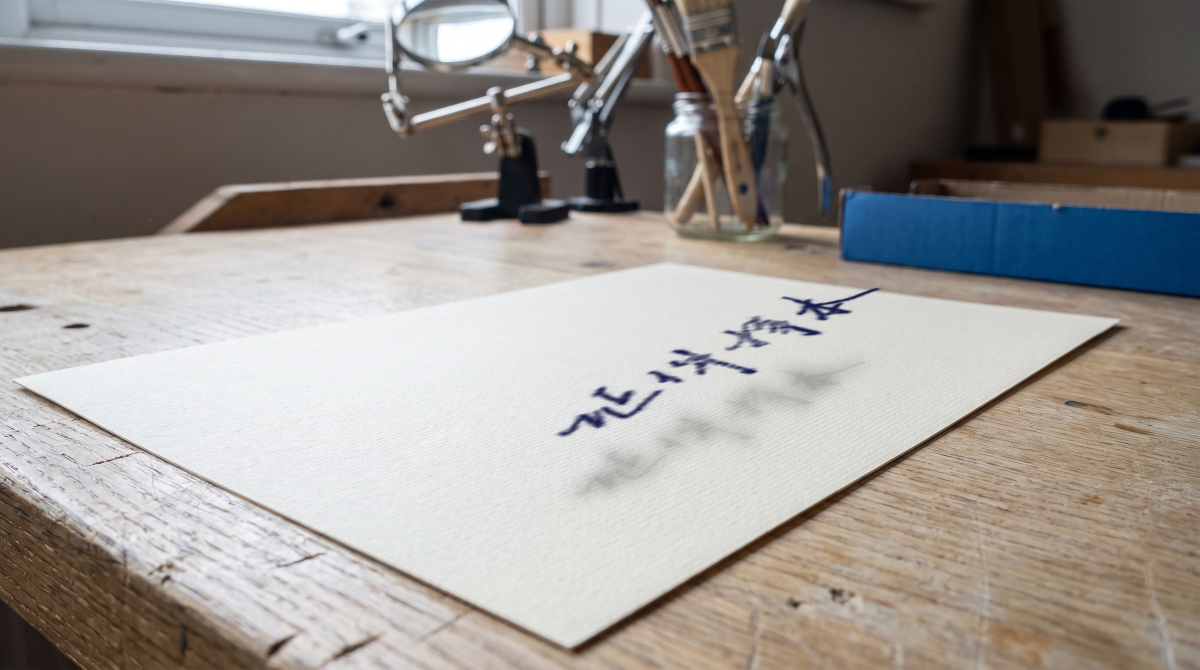
#> input picture design/assets/hero.jpg, 2400 x 1339 px (shown at 1/2 size)
$ python make_readme_banner.py
#> lines starting #> are read from the running program, lines starting #| are printed output that depends on the picture
#!/usr/bin/env python3
"""Compose the README banner.

Built from the project's own photography rather than generated, and assembled
here so it can be changed without re-running an image service.

The source is `hero-plate.jpg`, the clean plate of the same scene as
`hero.jpg` — the sheet is blank in it. The earlier banner used `hero.jpg`,
whose handwriting reads 证件样本 ("ID document sample"), which is not what a
banner for this project should say. Removing it by inpainting made a mess of
the paper; using the plate that was shot for exactly this purpose does not.

The handwriting is set in La Belle Aurore, chosen over Caveat and Zeyada by
rendering all three on the paper at final size: Caveat is too upright to read
as a signature and Zeyada too loose to read at all. Its ink colour is measured
from the pen in the original photograph, not picked.

The soft shadow under the strokes is the point of the whole image: ink lifted
off the page, casting a contact shadow onto the paper it came from.

Fonts are fetched at build time into a cache directory; nothing here is
committed except the finished JPEG.
"""
import pathlib
import re
import sys
import urllib.request
from PIL import Image, ImageDraw, ImageFilter, ImageFont

ROOT = pathlib.Path(__file__).resolve().parent.parent
PLATE = ROOT / "design/assets/hero-plate.jpg"
HERO = ROOT / "design/assets/hero.jpg"
GLYPH = ROOT / "design/logo/glyph-1024.png"
OUT = ROOT / "design/assets/readme-banner.jpg"
CACHE = pathlib.Path(
    __import__("tempfile").gettempdir()
) / "inklift-banner-fonts"

W, H = 2560, 640
PRUSSIAN = (0x2B, 0x64, 0x86)
RAG700 = (0x4E, 0x48, 0x42)
# the paper recedes to the right; its rules run at this angle
PAPER_TILT = 9.6


def font(family: str, size: int) -> ImageFont.FreeTypeFont:
    """Fetch a Google font once, then reuse it."""
    CACHE.mkdir(parents=True, exist_ok=True)
    path = CACHE / f"{family.replace(' ', '')}.ttf"
    if not path.exists():
        css_url = f"https://fonts.googleapis.com/css?family={family.replace(' ', '+')}"
        req = urllib.request.Request(css_url, headers={"User-Agent": "Mozilla/4.0"})
        css = urllib.request.urlopen(req, timeout=40).read().decode()
        m = re.search(r"https://[^)]+\.ttf", css)
        if not m:
            sys.exit(f"no TTF found for {family}")
        path.write_bytes(urllib.request.urlopen(m.group(0), timeout=40).read())
    return ImageFont.truetype(str(path), size)


def pen_colour() -> tuple:
    """The real ink from the original photograph, averaged over its darkest core."""
    hero = Image.open(HERO).convert("RGB")
#> hero is the input picture: PIL image 2400x1339 RGB; mean R, G, B 153.4, 148.3, 143.6
    px = [hero.getpixel((x, y)) for y in range(560, 960, 3) for x in range(1100, 1800, 3)]
#> px = 31356 items
    px.sort(key=sum)
    core = px[:400]
#> core = 400 items, first 6: (28, 9, 0), (38, 19, 4), (35, 21, 10), (39, 21, 7), (41, 22, 8), (37, 23, 12)
    return tuple(sum(c[i] for c in core) // len(core) for i in range(3))


def handwriting(text: str, ink: tuple) -> Image.Image:
    """The word, its contact shadow, and the tilt of the page it sits on."""
    f = font("La Belle Aurore", 172)
    pad = 120
    box = Image.new("RGBA", (1500, 460), (0, 0, 0, 0))
    ImageDraw.Draw(box).text((pad, pad), text, font=f, fill=ink + (255,))

    # the shadow is the same strokes, dropped and softened — cast by ink that
    # has left the paper rather than printed on it
    shadow = Image.new("RGBA", box.size, (0, 0, 0, 0))
    ImageDraw.Draw(shadow).text((pad - 8, pad + 34), text, font=f, fill=(74, 78, 92, 255))
    shadow = shadow.filter(ImageFilter.GaussianBlur(11))
    shadow.putalpha(shadow.getchannel("A").point(lambda v: int(v * 0.42)))

    plate = Image.alpha_composite(shadow, box)
    return plate.rotate(PAPER_TILT, resample=Image.BICUBIC, expand=True)


def main() -> None:
    ink = pen_colour()
#> ink = (39, 38, 65)
    plate = Image.open(PLATE).convert("RGB")
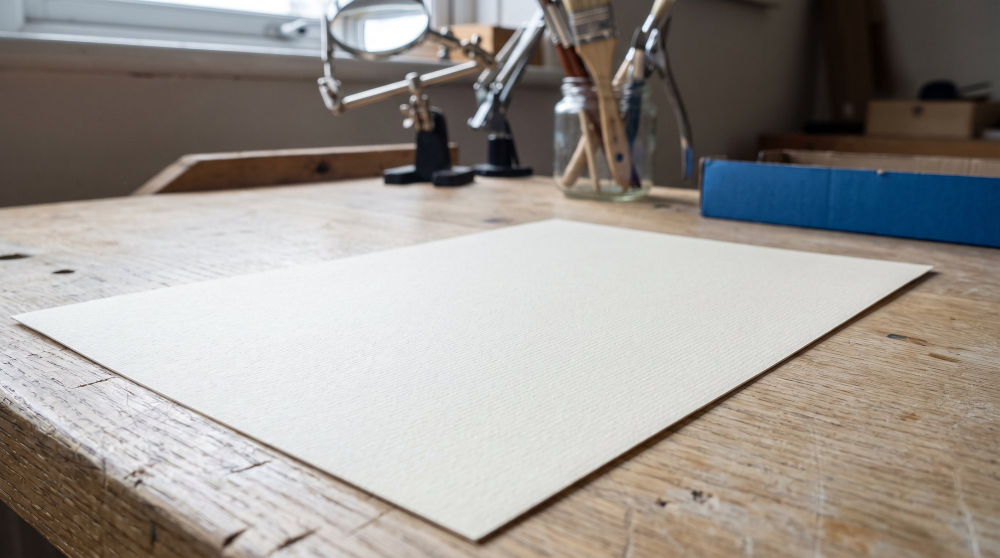
#> input picture design/assets/hero-plate.jpg, 2000 x 1116 px (shown at 1/2 size)
#> plate is the input picture: PIL image 2000x1116 RGB; mean R, G, B 154.5, 149.3, 144.5
    # the same framing the hero crop had, rescaled for the plate's smaller frame
    band = plate.crop((0, 417, 2000, 917)).resize((W, H), Image.LANCZOS).convert("RGBA")
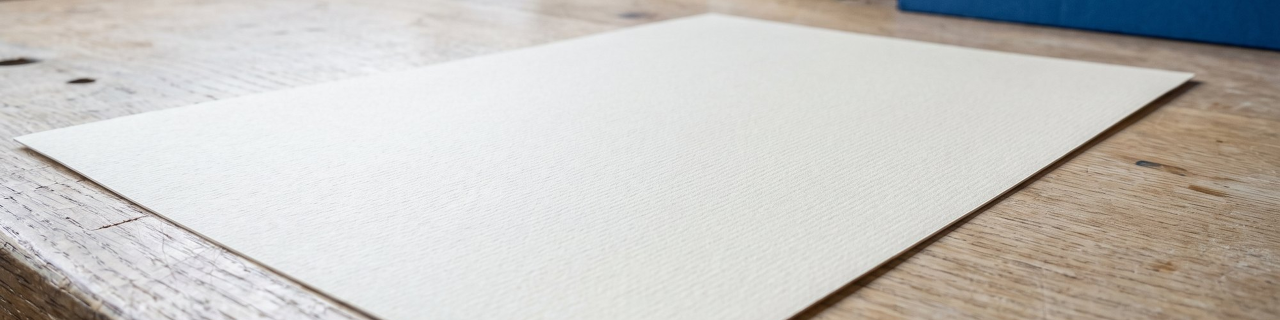
#> band: PIL image 2560x640 RGBA (shown at 1/2 size); mean R, G, B, A 200.4, 197.9, 194.1, 255

    hand = handwriting("Inklift", ink)
    # sits wholly on the sheet: further right and it runs off the edge onto
    # the bench, which reads as a mistake rather than a photograph
    band.alpha_composite(hand, (1010, -46))

    band = band.convert("RGB")
    d = ImageDraw.Draw(band)

    g = Image.open(GLYPH).convert("RGBA")
    g = g.crop(g.getbbox())
    gh = 198
    g = g.resize((int(g.width * gh / g.height), gh), Image.LANCZOS)
    stroke = Image.new("RGBA", g.size, PRUSSIAN + (0,))
    stroke.putalpha(g.getchannel("A"))

    wordmark = font("Archivo", 122)
    tagline = font("Archivo", 34)

    left, top = 296, 224
    band.paste(stroke, (left, top), stroke)
    tx = left + stroke.width + 54
    wb = d.textbbox((0, 0), "inklift", font=wordmark)
    cap_top = top + 22
    d.text((tx, cap_top - wb[1]), "inklift", font=wordmark, fill=PRUSSIAN)
    d.text((tx + 3, cap_top + (wb[3] - wb[1]) + 30),
           "Lift handwriting off any image.", font=tagline, fill=RAG700)

    # JPEG, not PNG: this is a photograph. Measured at q92 the difference over
    # the type is a mean of 1.21/255 while the file is about a quarter the size.
    band.save(OUT, quality=92, subsampling=0, optimize=True)
    print(f"wrote {OUT.relative_to(ROOT)}  {band.size[0]}x{band.size[1]}  pen {ink}")


if __name__ == "__main__":
    main()
#> (the call stopped at in font, `css = urllib.request.urlopen(req, timeout=40).read().decode()`: the network is not available in this run)
